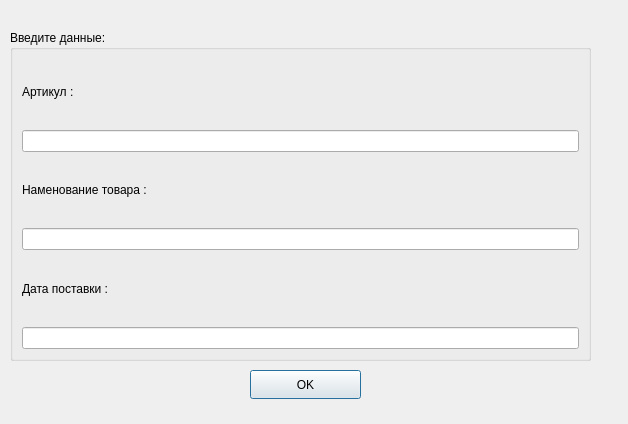
<?xml version="1.0" encoding="UTF-8"?>
<ui version="4.0">
 <class>searchwindow</class>
 <widget class="QDialog" name="searchwindow">
  <property name="geometry">
   <rect>
    <x>0</x>
    <y>0</y>
    <width>628</width>
    <height>424</height>
   </rect>
  </property>
  <property name="windowTitle">
   <string>Dialog</string>
  </property>
  <widget class="QGroupBox" name="groupBox">
   <property name="geometry">
    <rect>
     <x>10</x>
     <y>30</y>
     <width>581</width>
     <height>331</height>
    </rect>
   </property>
   <property name="title">
    <string>Введите данные:</string>
   </property>
   <layout class="QVBoxLayout" name="verticalLayout">
    <item>
     <widget class="QLabel" name="label">
      <property name="text">
       <string>Артикул :</string>
      </property>
     </widget>
    </item>
    <item>
     <widget class="QLineEdit" name="lineEdit"/>
    </item>
    <item>
     <widget class="QLabel" name="label_2">
      <property name="text">
       <string>Наменование товара :</string>
      </property>
     </widget>
    </item>
    <item>
     <widget class="QLineEdit" name="lineEdit_2"/>
    </item>
    <item>
     <widget class="QLabel" name="label_4">
      <property name="text">
       <string>Дата поставки :</string>
      </property>
     </widget>
    </item>
    <item>
     <widget class="QLineEdit" name="lineEdit_4"/>
    </item>
   </layout>
  </widget>
  <widget class="QPushButton" name="pushButton">
   <property name="geometry">
    <rect>
     <x>250</x>
     <y>370</y>
     <width>111</width>
     <height>29</height>
    </rect>
   </property>
   <property name="text">
    <string>OK</string>
   </property>
  </widget>
 </widget>
 <resources/>
 <connections/>
</ui>
